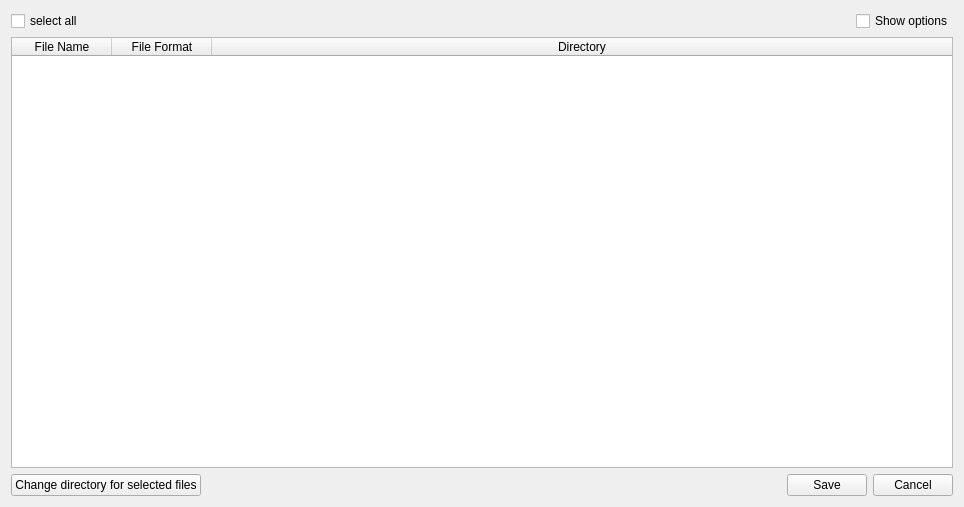
<?xml version="1.0" encoding="UTF-8"?>
<ui version="4.0">
 <class>SaveWidget</class>
 <widget class="QWidget" name="SaveWidget">
  <property name="geometry">
   <rect>
    <x>0</x>
    <y>0</y>
    <width>964</width>
    <height>507</height>
   </rect>
  </property>
  <property name="windowTitle">
   <string>SaveWidget</string>
  </property>
  <layout class="QVBoxLayout" name="verticalLayout">
   <item>
    <layout class="QHBoxLayout" name="horizontalLayout">
     <item>
      <widget class="QCheckBox" name="chbSelectAll">
       <property name="text">
        <string>select all</string>
       </property>
      </widget>
     </item>
     <item>
      <spacer name="horizontalSpacer">
       <property name="orientation">
        <enum>Qt::Horizontal</enum>
       </property>
       <property name="sizeHint" stdset="0">
        <size>
         <width>40</width>
         <height>20</height>
        </size>
       </property>
      </spacer>
     </item>
     <item>
      <widget class="QCheckBox" name="chbShowOptions">
       <property name="text">
        <string>Show options</string>
       </property>
      </widget>
     </item>
    </layout>
   </item>
   <item>
    <widget class="QTableWidget" name="tableWidget">
     <attribute name="horizontalHeaderStretchLastSection">
      <bool>true</bool>
     </attribute>
     <column>
      <property name="text">
       <string>File Name</string>
      </property>
     </column>
     <column>
      <property name="text">
       <string>File Format</string>
      </property>
     </column>
     <column>
      <property name="text">
       <string>Directory</string>
      </property>
     </column>
    </widget>
   </item>
   <item>
    <layout class="QHBoxLayout" name="horizontalLayout_2">
     <item>
      <widget class="QPushButton" name="btnChangeDir">
       <property name="text">
        <string>Change directory for selected files</string>
       </property>
      </widget>
     </item>
     <item>
      <spacer name="horizontalSpacer_2">
       <property name="orientation">
        <enum>Qt::Horizontal</enum>
       </property>
       <property name="sizeHint" stdset="0">
        <size>
         <width>40</width>
         <height>20</height>
        </size>
       </property>
      </spacer>
     </item>
     <item>
      <widget class="QPushButton" name="btnSave">
       <property name="text">
        <string>Save</string>
       </property>
      </widget>
     </item>
     <item>
      <widget class="QPushButton" name="btnCancel">
       <property name="text">
        <string>Cancel</string>
       </property>
      </widget>
     </item>
    </layout>
   </item>
  </layout>
 </widget>
 <resources/>
 <connections/>
</ui>
